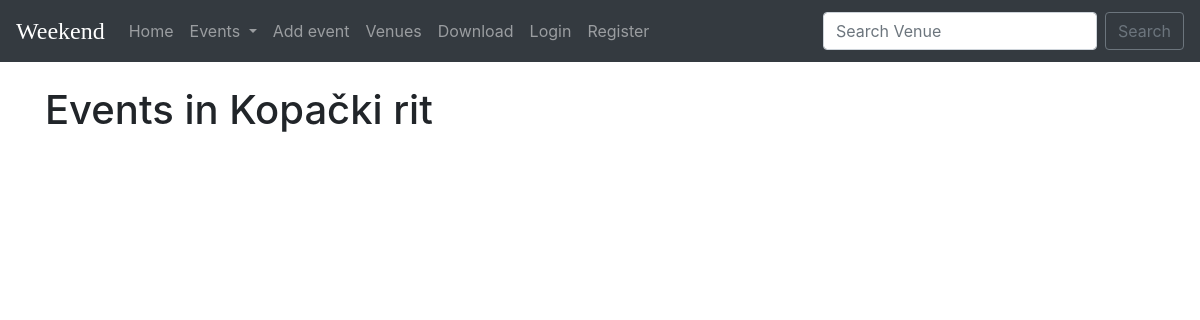
Before: /event-by-venue/6 with the older database file.
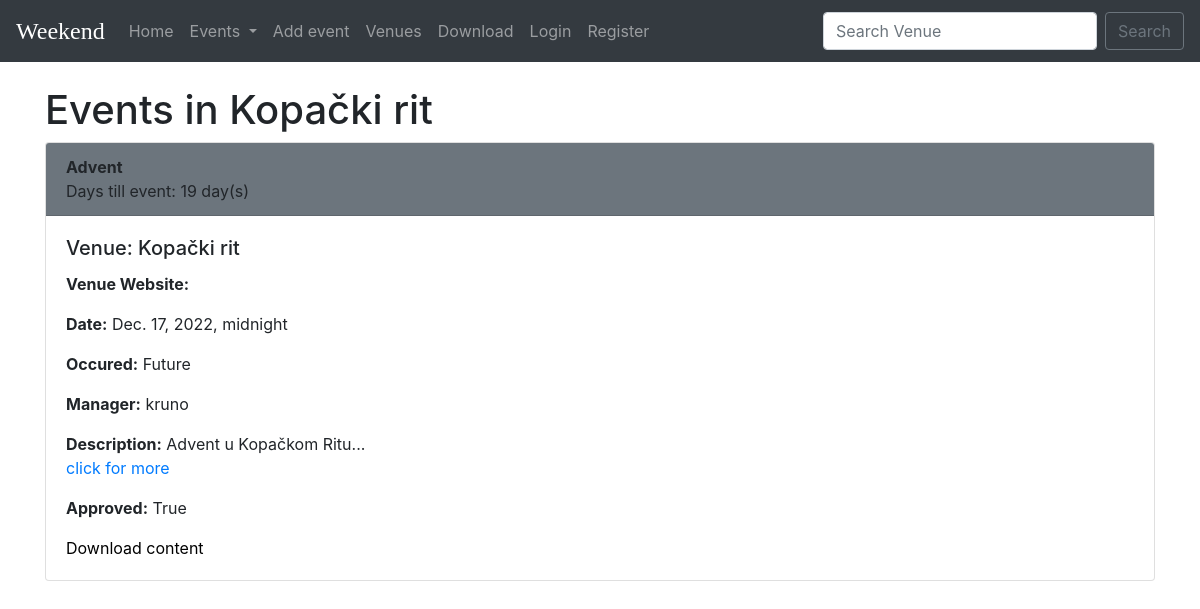
After: the same page with the newer database file.
### events/models.py (models this page shows, shortened)
class Event(models.Model):
    name = models.CharField(verbose_name="Event name",max_length=100)
    event_date = models.DateTimeField("Event date")
    venue = models.ForeignKey(Venue,on_delete=models.CASCADE)
    manager = models.ForeignKey(User,on_delete = models.SET_NULL,blank = True,null = True)
    description = models.TextField(blank = True)
    attendees = models.ManyToManyField(MyClubUsers,blank = True)
    approved =  models.BooleanField(default=False) # if approved return TRUE, else FALSE
    @property
    def days_till(self):
        today = datetime.date.today()
        days_till = self.event_date.date() - today
        return days_till.days
    @property
    def is_past_or_future(self):
        today = datetime.date.today()
        if self.event_date.date() < today:
             time = "Past"
        elif self.event_date.date() == today:
            time = "Today"
        else:
            time = "Future"
        return time

class Venue(models.Model):
    name = models.CharField(max_length=200)
    address = models.CharField(max_length=200)
    zip_code = models.CharField(max_length=10)
    image  = models.ImageField(blank = True,null = True,upload_to ="images/")
    owner  = models.IntegerField(blank = False,default = 1)
    phone = models.CharField("Contact",max_length = 20,blank = True)
    web = models.URLField(blank = True)
    email_address = models.EmailField(max_length=100,blank = True)
    def __str__(self):
        return f"{self.name}"

### events/views.py (the view)
# urls.py: path("event-by-venue/<venue_id>",events_by_venue,name = "event_by_venue")
def events_by_venue (request,venue_id):
    venue = Venue.objects.get(id = venue_id)
    event_list = Event.objects.filter(venue = venue_id).order_by("event_date")
    return render (request,"event/event_by_venue.html",{"event_list":event_list,
                                                        "venue":venue})

### templates/event/event_by_venue.html (shortened to what this page needs)
{% extends 'core/base.html' %}
{% block content %}
<h1>Events in {{venue}}</h1>
{% for event in event_list %}
{% if event.approved %}
<div class = "card">
<div class="card-header bg-secondary">
      <strong>{{ event.name }}</strong>      <p class="card-text"> Days till event: {{event.days_till}} day(s)</p>
    </div>
    <div class="card-body">
      <h5 class="card-title">Venue: {{event.venue.name}} </h5>
      <p class = "card-text"><b>Venue Website:</b> <small>{{event.venue.web}}</small></p>
      <p class="card-text"><b>Date:</b> {{event.event_date}}</p>
      <p class="card-text"><b>Occured:</b> {{event.is_past_or_future}}</p>
      <p class="card-text"><b>Manager:</b> {{event.manager}}</p>
      <p class="card-text"><b>Description:</b> {{event.description|safe|slice:":150"}}...<br><a href ="{% url 'event_detail' event.id %}">click for more</a></p>
      <p class="card-text"><b>Approved:</b> {{event.approved}}</p>
      <p class="card-text"><a href = "{% url 'event_pdf' event.id %}" style = "color:black">Download content</a></p>
    {% else %}
    This venue has not events!
    <a href ="{% url 'admin_approval' %}"><button class ="btn btn-secondary" style = "color:white">Go back</button></a>
    {% endif %}
</div>
{% endfor %}
</div>
{% endblock %}

Changed rows visible on the page:
added Event: name "Advent", days_till "19", venue.name "Kopački rit", event_date "Dec. 17, 2022, midnight", is_past_or_future "Future", manager "kruno", description "Advent u Kopačkom Ritu", approved "True"
